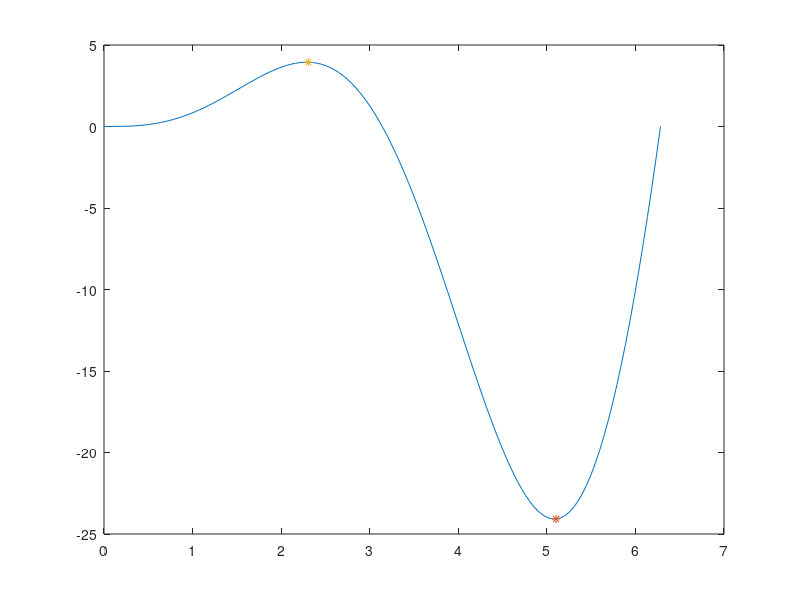

This chart was generated by the following MATLAB code:
N = 128
x = 0:2 * pi/N : 2 * pi
y = x.^2 .* sin(x)
plot(x, y)

[m, i] = min(y)
[n, j] = max(y)

hold on
plot(x(i), m, '*');
plot(x(j), n, '*');
hold off